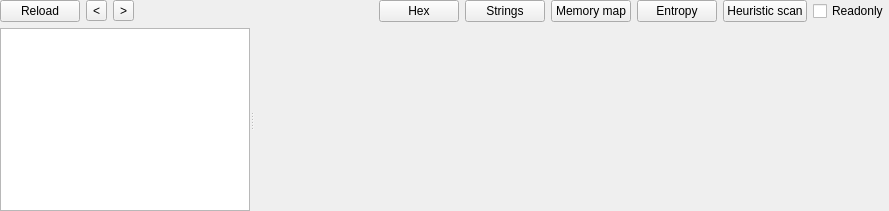
<?xml version="1.0" encoding="UTF-8"?>
<ui version="4.0">
 <class>PDFWidget</class>
 <widget class="QWidget" name="PDFWidget">
  <property name="geometry">
   <rect>
    <x>0</x>
    <y>0</y>
    <width>889</width>
    <height>211</height>
   </rect>
  </property>
  <property name="windowTitle">
   <string notr="true">MSDOS</string>
  </property>
  <layout class="QVBoxLayout" name="verticalLayout">
   <property name="leftMargin">
    <number>0</number>
   </property>
   <property name="topMargin">
    <number>0</number>
   </property>
   <property name="rightMargin">
    <number>0</number>
   </property>
   <property name="bottomMargin">
    <number>0</number>
   </property>
   <item>
    <layout class="QHBoxLayout" name="horizontalLayout">
     <property name="sizeConstraint">
      <enum>QLayout::SetDefaultConstraint</enum>
     </property>
     <item>
      <widget class="QPushButton" name="pushButtonReload">
       <property name="text">
        <string>Reload</string>
       </property>
      </widget>
     </item>
     <item>
      <widget class="QToolButton" name="toolButtonPrev">
       <property name="text">
        <string notr="true">&lt;</string>
       </property>
      </widget>
     </item>
     <item>
      <widget class="QToolButton" name="toolButtonNext">
       <property name="text">
        <string notr="true">&gt;</string>
       </property>
      </widget>
     </item>
     <item>
      <spacer name="horizontalSpacer">
       <property name="orientation">
        <enum>Qt::Horizontal</enum>
       </property>
       <property name="sizeHint" stdset="0">
        <size>
         <width>40</width>
         <height>20</height>
        </size>
       </property>
      </spacer>
     </item>
     <item>
      <widget class="QPushButton" name="pushButtonHex">
       <property name="text">
        <string>Hex</string>
       </property>
      </widget>
     </item>
     <item>
      <widget class="QPushButton" name="pushButtonStrings">
       <property name="text">
        <string>Strings</string>
       </property>
      </widget>
     </item>
     <item>
      <widget class="QPushButton" name="pushButtonMemoryMap">
       <property name="text">
        <string>Memory map</string>
       </property>
      </widget>
     </item>
     <item>
      <widget class="QPushButton" name="pushButtonEntropy">
       <property name="text">
        <string>Entropy</string>
       </property>
      </widget>
     </item>
     <item>
      <widget class="QPushButton" name="pushButtonHeuristicScan">
       <property name="text">
        <string>Heuristic scan</string>
       </property>
      </widget>
     </item>
     <item>
      <widget class="QCheckBox" name="checkBoxReadonly">
       <property name="text">
        <string>Readonly</string>
       </property>
      </widget>
     </item>
    </layout>
   </item>
   <item>
    <widget class="QSplitter" name="splitter">
     <property name="orientation">
      <enum>Qt::Horizontal</enum>
     </property>
     <widget class="QTreeWidget" name="treeWidgetNavi">
      <property name="sizePolicy">
       <sizepolicy hsizetype="Fixed" vsizetype="Expanding">
        <horstretch>0</horstretch>
        <verstretch>0</verstretch>
       </sizepolicy>
      </property>
      <property name="maximumSize">
       <size>
        <width>250</width>
        <height>16777215</height>
       </size>
      </property>
      <attribute name="headerVisible">
       <bool>false</bool>
      </attribute>
      <column>
       <property name="text">
        <string notr="true">1</string>
       </property>
      </column>
     </widget>
     <widget class="QStackedWidget" name="stackedWidgetInfo">
     <widget class="QWidget" name="page_Info">
       <layout class="QVBoxLayout" name="verticalLayout_16">
        <property name="leftMargin">
         <number>0</number>
        </property>
        <property name="topMargin">
         <number>0</number>
        </property>
        <property name="rightMargin">
         <number>0</number>
        </property>
        <property name="bottomMargin">
         <number>0</number>
        </property>
        <item>
         <widget class="XFileInfoWidget" name="widgetInfo" native="true"/>
        </item>
       </layout>
      </widget>
      <widget class="QWidget" name="page_Visualization">
       <layout class="QVBoxLayout" name="verticalLayout_19">
        <property name="leftMargin">
         <number>0</number>
        </property>
        <property name="topMargin">
         <number>0</number>
        </property>
        <property name="rightMargin">
         <number>0</number>
        </property>
        <property name="bottomMargin">
         <number>0</number>
        </property>
        <item>
         <widget class="XVisualizationWidget" name="widgetVisualization" native="true"/>
        </item>
       </layout>
      </widget>
      <widget class="QWidget" name="page_VirusTotal">
       <layout class="QVBoxLayout" name="verticalLayout_16_2">
        <property name="leftMargin">
         <number>0</number>
        </property>
        <property name="topMargin">
         <number>0</number>
        </property>
        <property name="rightMargin">
         <number>0</number>
        </property>
        <property name="bottomMargin">
         <number>0</number>
        </property>
        <item>
         <widget class="XVirusTotalWidget" name="widgetVirusTotal" native="true"/>
        </item>
       </layout>
      </widget>
      <widget class="QWidget" name="page_HEX">
       <layout class="QVBoxLayout" name="verticalLayout_2">
        <property name="leftMargin">
         <number>0</number>
        </property>
        <property name="topMargin">
         <number>0</number>
        </property>
        <property name="rightMargin">
         <number>0</number>
        </property>
        <property name="bottomMargin">
         <number>0</number>
        </property>
        <item>
         <widget class="XHexViewWidget" name="widgetHex" native="true"/>
        </item>
       </layout>
      </widget>
      <widget class="QWidget" name="page_Hash">
       <layout class="QVBoxLayout" name="verticalLayout_15">
        <property name="leftMargin">
         <number>0</number>
        </property>
        <property name="topMargin">
         <number>0</number>
        </property>
        <property name="rightMargin">
         <number>0</number>
        </property>
        <property name="bottomMargin">
         <number>0</number>
        </property>
        <item>
         <widget class="XHashWidget" name="widgetHash" native="true"/>
        </item>
       </layout>
      </widget>
      <widget class="QWidget" name="page_Strings">
       <layout class="QVBoxLayout" name="verticalLayout_8">
        <property name="leftMargin">
         <number>0</number>
        </property>
        <property name="topMargin">
         <number>0</number>
        </property>
        <property name="rightMargin">
         <number>0</number>
        </property>
        <property name="bottomMargin">
         <number>0</number>
        </property>
        <item>
         <widget class="SearchStringsWidget" name="widgetStrings" native="true"/>
        </item>
       </layout>
      </widget>
      <widget class="QWidget" name="page_Signatures">
       <layout class="QVBoxLayout" name="verticalLayout_20DD">
        <property name="leftMargin">
         <number>0</number>
        </property>
        <property name="topMargin">
         <number>0</number>
        </property>
        <property name="rightMargin">
         <number>0</number>
        </property>
        <property name="bottomMargin">
         <number>0</number>
        </property>
        <item>
         <widget class="SearchSignaturesWidget" name="widgetSignatures" native="true"/>
        </item>
       </layout>
      </widget>
      <widget class="QWidget" name="pageMemoryMap">
       <layout class="QVBoxLayout" name="verticalLayout_14">
        <property name="leftMargin">
         <number>0</number>
        </property>
        <property name="topMargin">
         <number>0</number>
        </property>
        <property name="rightMargin">
         <number>0</number>
        </property>
        <property name="bottomMargin">
         <number>0</number>
        </property>
        <item>
         <widget class="XMemoryMapWidget" name="widgetMemoryMap" native="true"/>
        </item>
       </layout>
      </widget>
      <widget class="QWidget" name="page_Entropy">
       <layout class="QVBoxLayout" name="verticalLayout_17">
        <property name="leftMargin">
         <number>0</number>
        </property>
        <property name="topMargin">
         <number>0</number>
        </property>
        <property name="rightMargin">
         <number>0</number>
        </property>
        <property name="bottomMargin">
         <number>0</number>
        </property>
        <item>
         <widget class="XEntropyWidget" name="widgetEntropy" native="true"/>
        </item>
       </layout>
      </widget>
      <widget class="QWidget" name="page_HeuristicScan">
       <layout class="QVBoxLayout" name="verticalLayout_18">
        <property name="leftMargin">
         <number>0</number>
        </property>
        <property name="topMargin">
         <number>0</number>
        </property>
        <property name="rightMargin">
         <number>0</number>
        </property>
        <property name="bottomMargin">
         <number>0</number>
        </property>
        <item>
         <widget class="NFDWidgetAdvanced" name="widgetHeuristicScan" native="true"/>
        </item>
       </layout>
      </widget>
      <widget class="QWidget" name="page_Extractor">
       <layout class="QVBoxLayout" name="verticalLayout_26XX">
        <property name="leftMargin">
         <number>0</number>
        </property>
        <property name="topMargin">
         <number>0</number>
        </property>
        <property name="rightMargin">
         <number>0</number>
        </property>
        <property name="bottomMargin">
         <number>0</number>
        </property>
        <item>
         <widget class="XExtractorWidget" name="widgetExtractor" native="true"/>
        </item>
       </layout>
      </widget>
      <widget class="QWidget" name="page_Search">
       <layout class="QVBoxLayout" name="verticalLayout_63">
        <property name="leftMargin">
         <number>0</number>
        </property>
        <property name="topMargin">
         <number>0</number>
        </property>
        <property name="rightMargin">
         <number>0</number>
        </property>
        <property name="bottomMargin">
         <number>0</number>
        </property>
        <item>
         <widget class="SearchValuesWidget" name="widgetSearch" native="true"/>
        </item>
       </layout>
      </widget>
      <widget class="QWidget" name="page_DIEScan">
       <layout class="QVBoxLayout" name="verticalLayout_5dd">
        <property name="leftMargin">
         <number>0</number>
        </property>
        <property name="topMargin">
         <number>0</number>
        </property>
        <property name="rightMargin">
         <number>0</number>
        </property>
        <property name="bottomMargin">
         <number>0</number>
        </property>
        <item>
         <widget class="DIEWidgetAdvanced" name="widgetDIEScan" native="true"/>
        </item>
       </layout>
      </widget>
      <widget class="QWidget" name="page_YARAScan">
       <layout class="QVBoxLayout" name="verticalLayout_6dd">
        <property name="leftMargin">
         <number>0</number>
        </property>
        <property name="topMargin">
         <number>0</number>
        </property>
        <property name="rightMargin">
         <number>0</number>
        </property>
        <property name="bottomMargin">
         <number>0</number>
        </property>
        <item>
         <widget class="YARAWidgetAdvanced" name="widgetYARAScan" native="true"/>
        </item>
       </layout>
      </widget>
     </widget>
    </widget>
   </item>
  </layout>
 </widget>
 <customwidgets>
  <customwidget>
   <class>XFileInfoWidget</class>
   <extends>QWidget</extends>
   <header>xfileinfowidget.h</header>
   <container>1</container>
  </customwidget>
  <customwidget>
   <class>SearchStringsWidget</class>
   <extends>QWidget</extends>
   <header>searchstringswidget.h</header>
   <container>1</container>
  </customwidget>
  <customwidget>
   <class>ToolsWidget</class>
   <extends>QWidget</extends>
   <header>toolswidget.h</header>
   <container>1</container>
  </customwidget>
  <customwidget>
   <class>XEntropyWidget</class>
   <extends>QWidget</extends>
   <header>xentropywidget.h</header>
   <container>1</container>
  </customwidget>
  <customwidget>
   <class>NFDWidgetAdvanced</class>
   <extends>QWidget</extends>
   <header>nfdwidgetadvanced.h</header>
   <container>1</container>
  </customwidget>
  <customwidget>
   <class>XMemoryMapWidget</class>
   <extends>QWidget</extends>
   <header>xmemorymapwidget.h</header>
   <container>1</container>
  </customwidget>
  <customwidget>
   <class>XHexViewWidget</class>
   <extends>QWidget</extends>
   <header>xhexviewwidget.h</header>
   <container>1</container>
  </customwidget>
  <customwidget>
   <class>XHashWidget</class>
   <extends>QWidget</extends>
   <header>xhashwidget.h</header>
   <container>1</container>
  </customwidget>
  <customwidget>
   <class>XVirusTotalWidget</class>
   <extends>QWidget</extends>
   <header>xvirustotalwidget.h</header>
   <container>1</container>
  </customwidget>
  <customwidget>
   <class>XExtractorWidget</class>
   <extends>QWidget</extends>
   <header>xextractorwidget.h</header>
   <container>1</container>
  </customwidget>
  <customwidget>
   <class>SearchValuesWidget</class>
   <extends>QWidget</extends>
   <header>searchvalueswidget.h</header>
   <container>1</container>
  </customwidget>
  <customwidget>
   <class>XVisualizationWidget</class>
   <extends>QWidget</extends>
   <header>xvisualizationwidget.h</header>
   <container>1</container>
  </customwidget>
  <customwidget>
   <class>SearchSignaturesWidget</class>
   <extends>QWidget</extends>
   <header>searchsignatureswidget.h</header>
   <container>1</container>
  </customwidget>
  <customwidget>
   <class>DIEWidgetAdvanced</class>
   <extends>QWidget</extends>
   <header>diewidgetadvanced.h</header>
  </customwidget>
  <customwidget>
   <class>YARAWidgetAdvanced</class>
   <extends>QWidget</extends>
   <header>yarawidgetadvanced.h</header>
  </customwidget>
 </customwidgets>
 <resources/>
 <connections/>
</ui>
